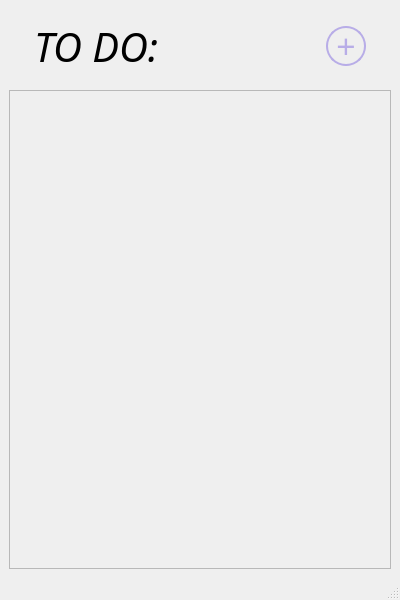
<?xml version="1.0" encoding="UTF-8"?>
<ui version="4.0">
 <class>MainWindow</class>
 <widget class="QMainWindow" name="MainWindow">
  <property name="geometry">
   <rect>
    <x>0</x>
    <y>0</y>
    <width>400</width>
    <height>600</height>
   </rect>
  </property>
  <property name="minimumSize">
   <size>
    <width>400</width>
    <height>600</height>
   </size>
  </property>
  <property name="maximumSize">
   <size>
    <width>900</width>
    <height>600</height>
   </size>
  </property>
  <property name="windowTitle">
   <string>MainWindow</string>
  </property>
  <widget class="QWidget" name="centralwidget">
   <layout class="QGridLayout" name="gridLayout">
    <item row="0" column="0">
     <layout class="QVBoxLayout" name="verticalLayout_2">
      <item>
       <layout class="QHBoxLayout" name="horizontalLayout">
        <property name="spacing">
         <number>1</number>
        </property>
        <property name="leftMargin">
         <number>25</number>
        </property>
        <property name="topMargin">
         <number>10</number>
        </property>
        <property name="rightMargin">
         <number>25</number>
        </property>
        <property name="bottomMargin">
         <number>10</number>
        </property>
        <item>
         <widget class="QLabel" name="todoLabel">
          <property name="font">
           <font>
            <family>Avenir</family>
            <pointsize>30</pointsize>
            <italic>true</italic>
            <fontweight>ExtraBold</fontweight>
           </font>
          </property>
          <property name="styleSheet">
           <string notr="true">font: 800 italic 30pt &quot;Avenir&quot;;</string>
          </property>
          <property name="text">
           <string>TO DO:</string>
          </property>
          <property name="scaledContents">
           <bool>false</bool>
          </property>
         </widget>
        </item>
        <item>
         <spacer name="horizontalSpacer">
          <property name="orientation">
           <enum>Qt::Orientation::Horizontal</enum>
          </property>
          <property name="sizeHint" stdset="0">
           <size>
            <width>40</width>
            <height>20</height>
           </size>
          </property>
         </spacer>
        </item>
        <item>
         <widget class="QPushButton" name="helpButton">
          <property name="sizePolicy">
           <sizepolicy hsizetype="Fixed" vsizetype="Fixed">
            <horstretch>0</horstretch>
            <verstretch>0</verstretch>
           </sizepolicy>
          </property>
          <property name="maximumSize">
           <size>
            <width>20</width>
            <height>20</height>
           </size>
          </property>
          <property name="styleSheet">
           <string notr="true">background: transparent;
border: none;</string>
          </property>
          <property name="text">
           <string/>
          </property>
          <property name="icon">
           <iconset theme="QIcon::ThemeIcon::DialogQuestion"/>
          </property>
         </widget>
        </item>
        <item>
         <widget class="QPushButton" name="addButton">
          <property name="sizePolicy">
           <sizepolicy hsizetype="Fixed" vsizetype="Fixed">
            <horstretch>0</horstretch>
            <verstretch>0</verstretch>
           </sizepolicy>
          </property>
          <property name="minimumSize">
           <size>
            <width>40</width>
            <height>40</height>
           </size>
          </property>
          <property name="maximumSize">
           <size>
            <width>40</width>
            <height>40</height>
           </size>
          </property>
          <property name="font">
           <font>
            <family>.AppleSystemUIFont</family>
            <pointsize>25</pointsize>
            <bold>false</bold>
           </font>
          </property>
          <property name="layoutDirection">
           <enum>Qt::LayoutDirection::LeftToRight</enum>
          </property>
          <property name="styleSheet">
           <string notr="true">QPushButton {
    background-color: transparent;
    border: 2px solid rgb(184, 173, 231);
    border-radius: 20px;

    color: rgb(184, 173, 231);
}

QPushButton:hover {
     background-color: rgb(184, 173, 231);
	border: 1px solid rgb(184, 173, 231);
	color: white;
}

QPushButton:pressed {
     background-color: rgb(137, 111, 197);
	border: 1px solid rgb(184, 173, 231);
	color: white;
}</string>
          </property>
          <property name="text">
           <string>+</string>
          </property>
          <property name="autoDefault">
           <bool>false</bool>
          </property>
          <property name="default">
           <bool>false</bool>
          </property>
          <property name="flat">
           <bool>false</bool>
          </property>
         </widget>
        </item>
       </layout>
      </item>
      <item>
       <widget class="QScrollArea" name="scrollArea">
        <property name="widgetResizable">
         <bool>true</bool>
        </property>
        <widget class="QWidget" name="taskList">
         <property name="geometry">
          <rect>
           <x>0</x>
           <y>0</y>
           <width>372</width>
           <height>441</height>
          </rect>
         </property>
        </widget>
       </widget>
      </item>
     </layout>
    </item>
   </layout>
  </widget>
  <widget class="QMenuBar" name="menubar">
   <property name="geometry">
    <rect>
     <x>0</x>
     <y>0</y>
     <width>400</width>
     <height>33</height>
    </rect>
   </property>
  </widget>
  <widget class="QStatusBar" name="statusbar"/>
 </widget>
 <resources/>
 <connections/>
</ui>
